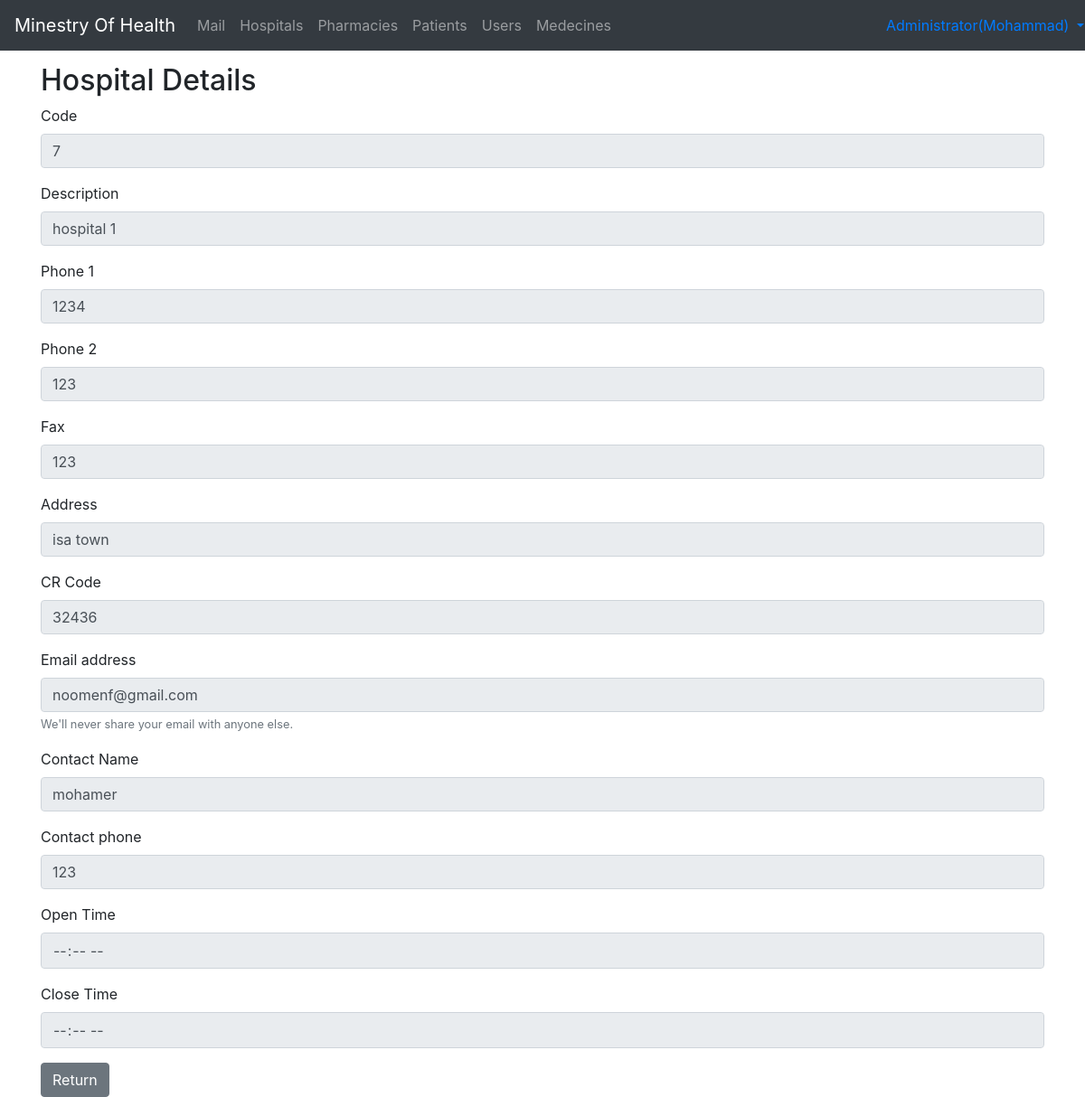
The page /admin/HospitalDetails.php?pID=7 (signed in) on the database its author committed.
### tables this page shows
CREATE TABLE IF NOT EXISTS `hospital` (
  `id` int(11) NOT NULL AUTO_INCREMENT,
  `Description` varchar(50) NOT NULL,
  `Tel` varchar(20) NOT NULL,
  `Tel2` varchar(20) NOT NULL,
  `Address` varchar(200) NOT NULL,
  `nationalId` varchar(50) NOT NULL,
  `Fax` varchar(20) NOT NULL,
  `Email` varchar(30) NOT NULL,
  `Status` tinyint(1) NOT NULL,
  `ContactName` varchar(50) NOT NULL,
  `ContactTel` varchar(20) NOT NULL,
  `openh1` int(2) NOT NULL,
  `openh2` int(2) NOT NULL,
  `offDay` enum('','Friday','Saturday','Sunday','Monday','Tuesday','Wednesday','Thursday') NOT NULL,
  PRIMARY KEY (`id`)
);

### included/HospitalDetails.php (called while the page is built, shortened)
<?php
try{
    if(isset($_GET["pID"])){
        $id=$_GET["pID"];
        include("config.php");
        $query="SELECT `id`, `Description`, `Tel`, `Tel2`, `Address`, `nationalId`, `Fax`, `Email`, `Status`, `ContactName`, `ContactTel`, `openh1`, `openh2`, `offDay` FROM `hospital` WHERE  `id`='$id'";
        $results= $db->query($query);
        $row = $results->fetch(PDO::FETCH_ASSOC);
    }
}catch(Exception $e) {
echo 'Message: ' .$e->getMessage();
}
?>

### admin/HospitalDetails.php (the view, shortened to what this page needs)
<!doctype html>
<html>
<head>
</head>
<body style="padding-top: 70px"><?php include("navbar.php") ?>
    <div class="container ">
        <h2>Hospital Details</h2>
        <span id="imessage" style="color: red;">
            <?php include("../included/HospitalDetails.php") ?> </span>
            <form method="post">
                <div class="form-group">
                    <label for="pFName">Code</label>
                    <input type="text" class="form-control" id="pID" name="pID" placeholder="Enter Name" value="<?php echo $row["id"]; ?>" readonly />
                </div>
                <div class="form-group">
                    <label for="pDescription">Description</label>
                    <input type="text" class="form-control" id="pDescription" name="pDescription" placeholder="Enter Name" value="<?php echo $row["Description"]; ?>" readonly>
                </div>
                <div class="form-group">
                    <label for="pTel">Phone 1</label>
                    <input type="tel" class="form-control" id="pTel" name="pTel" placeholder="Enter Phone " value="<?php echo $row["Tel"]; ?>" readonly>
                </div>
                <div class="form-group">
                    <label for="pTel2">Phone 2</label>
                    <input type="tel" class="form-control" id="pTel2" name="pTel2" placeholder="Enter Phone " value="<?php echo $row["Tel2"]; ?>" readonly>
                </div>
                <div class="form-group">
                    <label for="pFax">Fax</label>
                    <input type="tel" class="form-control" id="pFax" name="pFax" placeholder="Enter Fax " value="<?php echo $row["Fax"]; ?>" readonly>
                </div>
                <div class="form-group">
                    <label for="pAddress">Address</label>
                    <input type="text" class="form-control" id="pAddress" name="pAddress" placeholder="Enter Address " value="<?php echo $row["Address"]; ?>" readonly>
                </div>
                <div class="form-group">
                    <label for="pnationalId">CR Code</label>
                    <input type="text" class="form-control" id="pnationalId" name="pnationalId" placeholder="Enter CR Code " value="<?php echo $row["nationalId"]; ?>" readonly>
                </div>
                <div class="form-group">
                    <label for="pEmail">Email address</label>
                    <input type="email" class="form-control" id="pEmail" name="pEmail" placeholder="Enter email" value="<?php echo $row["Email"]; ?>" readonly>
                    <small id="emailHelp1" class="form-text text-muted">We'll never share your email with anyone else.</small>
                </div>
                <div class="form-group">
                    <label for="pContactName">Contact Name</label>
                    <input type="text" class="form-control" id="pContactName" name="pContactName" placeholder="Enter Contact Name " value="<?php echo $row["ContactName"]; ?>" readonly>
                </div>
                <div class="form-group">
                    <label for="pContactTel">Contact phone</label>
                    <input type="text" class="form-control" id="pContactTel" name="pContactTel" placeholder="Enter Contact Phone " value="<?php echo $row["ContactTel"]; ?>" readonly>
                </div>
                <div class="form-group">
                    <label for="popenh1">Open Time</label>
                     <input type="time" class="form-control" id="popenh1" name="popenh1" placeholder="Enter Time " value="<?php echo $row["openh1"]; ?>" readonly>
                </div>
                <div class="form-group">
                    <label for="popenh2">Close Time</label>
                    <input type="time" class="form-control" id="popenh2" name="popenh2" placeholder="Enter Time " value="<?php echo $row["openh2"]; ?>" readonly>
                </div>
                <a class="btn btn-secondary" href="Hospitals.php">Return</a>
            </form>
    </div>
</body>
</html>

### rows shown on the page
hospital: pID "7", pDescription "hospital 1", pTel "1234", pTel2 "123", pFax "123", pAddress "isa town", pnationalId "32436", pEmail "noomenf@gmail.com", pContactName "mohamer", pContactTel "123"

### other values the page prints
$_SESSION["type"] "Administrator"
$_SESSION["F_name"] "Mohammad"
